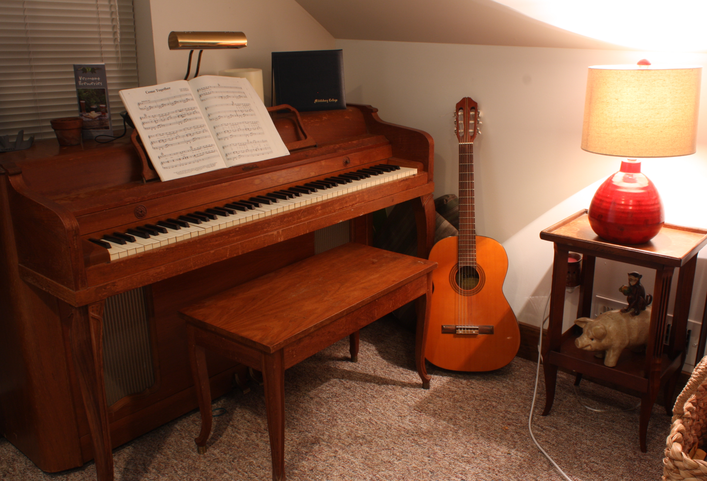
#> input picture Lab3/im0.png, 707 x 481 px
$ jupyter execute Question3.ipynb
#> lines starting #> are read from the running program, lines starting #| are printed output that depends on the picture
[cell 1]
import numpy as np
import cv2
import matplotlib.pyplot as plt

[cell 2]
def load_images(left_image_path, right_image_path):
#> called with left_image_path = 'im0.png', right_image_path = 'im1.png'
    left_image = cv2.imread(left_image_path, cv2.IMREAD_GRAYSCALE)
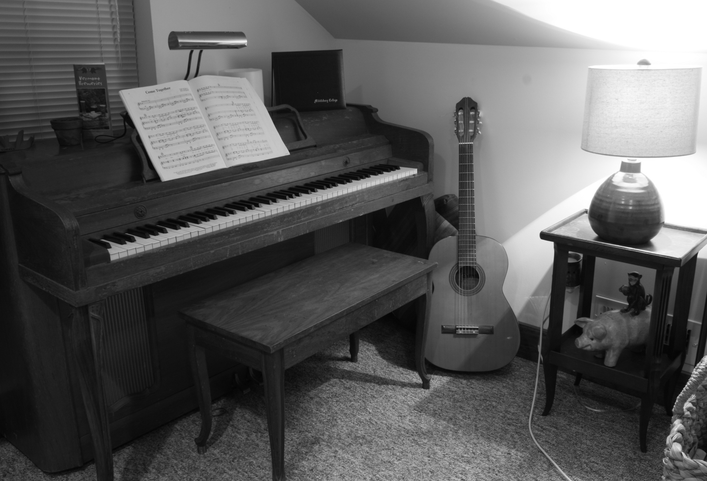
#> left_image: shape (481, 707); min 3, max 255, mean 89.9
    right_image = cv2.imread(right_image_path, cv2.IMREAD_GRAYSCALE)
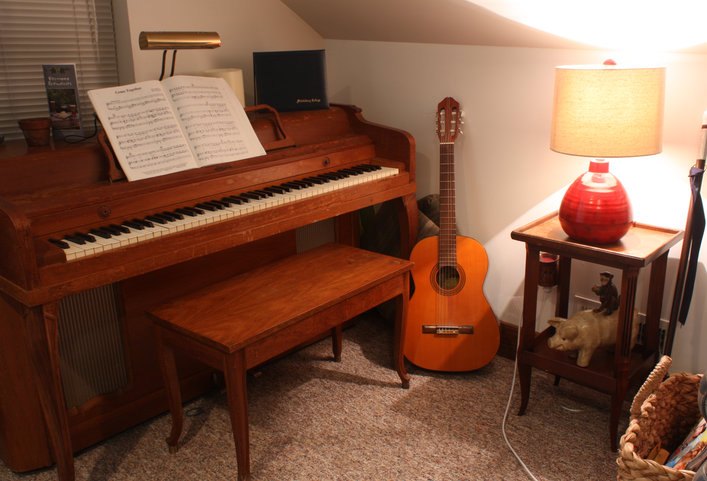
#> input picture Lab3/im1.png, 707 x 481 px
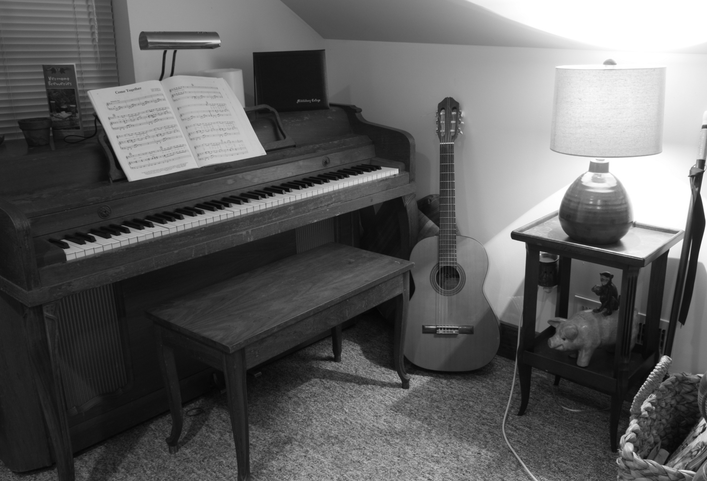
#> right_image: shape (481, 707); min 3, max 255, mean 95.4
    return left_image, right_image

[cell 3]
def compute_ssd(window_left, window_right):
    ssd = np.sum((window_left - window_right)**2)
    return ssd

[cell 4]
def stereo_matching(left_image, right_image, window_size, disparity_range):
#> called with window_size = 11, disparity_range = 64
    height, width = left_image.shape
#> height = 481; width = 707
    disparity_map = np.zeros_like(left_image, dtype=np.float32)
    half_window_size = window_size // 2

    for y in range(half_window_size, height - half_window_size):
        for x in range(half_window_size, width - half_window_size):
            window_left = left_image[y - half_window_size:y + half_window_size + 1,
                                     x - half_window_size:x + half_window_size + 1]

            min_ssd = float("inf")
            best_disparity = 0

            for d in range(disparity_range):
                if x - d < half_window_size:
                    continue

                window_right = right_image[y - half_window_size:y + half_window_size + 1,
                                           x - d - half_window_size:x - d + half_window_size + 1]

                ssd = compute_ssd(window_left, window_right)

                if ssd < min_ssd:
                    min_ssd = ssd
                    best_disparity = d

            disparity_map[y, x] = best_disparity
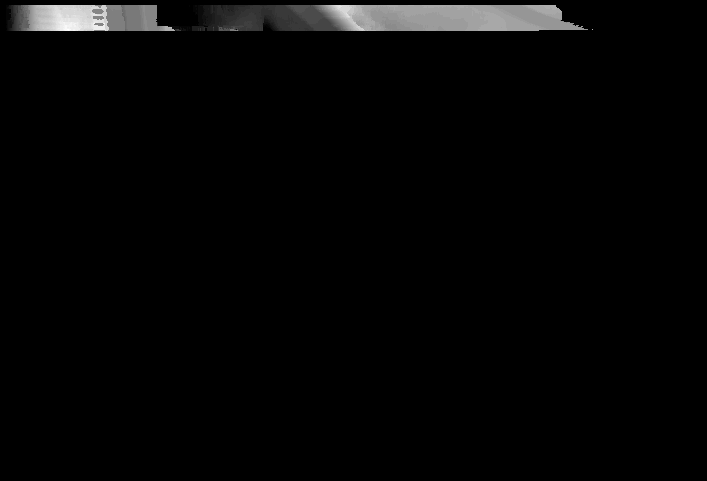
#> disparity_map: shape (481, 707) float32; min 0, max 44, mean 0.9; drawn with min black and max white

    return disparity_map
